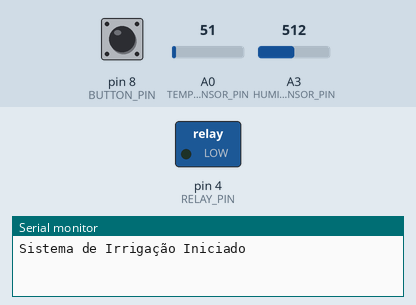
Recording of a sketch running on a simulated Arduino Uno, built with avr-gcc and run on an emulated ATmega328P. Shown: switched loads named in the sketch (green lamp = pin HIGH), the last lines printed to the serial monitor. Inputs (shaded band) come from the test bench; at power-on: pin 8 (BUTTON_PIN) HIGH, A3 (HUMIDITY_SENSOR_PIN) = 512, A0 (TEMPERATURE_SENSOR_PIN) = 51.

Above: at 1.2 s.
1.3 s: pin 8 (BUTTON_PIN) pulled LOW for 0.15 s
4.4 s: A3 (HUMIDITY_SENSOR_PIN) set to 598
7.4 s: A3 (HUMIDITY_SENSOR_PIN) set to 625
At 9.4 s:
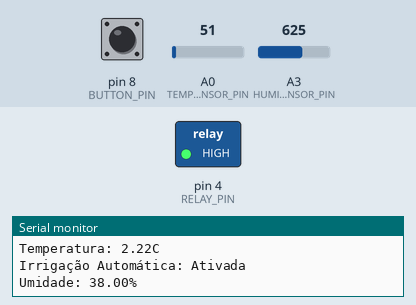
9.8 s: pin 8 (BUTTON_PIN) pulled LOW for 1 s
Timing chart, 0 to 12.8 s (numbered marks = the images above; inputs shaded):
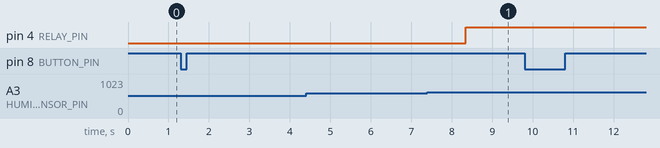

Measured:
- the behaviour switches between 613 and 614 on A3 (HUMIDITY_SENSOR_PIN) (found by bisection; images 0 and 1)
- after the input at 7.4 s, pin 4 (RELAY_PIN): LOW → HIGH after 0.95 s

The sketch:

arduino_irrigacao.ino
```cpp
#include <Wire.h>

#define RELAY_PIN 4
#define BUTTON_PIN 8
#define HUMIDITY_SENSOR_PIN A3
#define TEMPERATURE_SENSOR_PIN A0

unsigned long irrigationStartMillis = 0;
const unsigned long irrigationDuration = 10000;
bool manualOverride = true;

void setup() {
  pinMode(RELAY_PIN, OUTPUT);
  pinMode(BUTTON_PIN, INPUT);
  digitalWrite(RELAY_PIN, LOW);
  Serial.begin(9600);
  Serial.println("Sistema de Irrigação Iniciado");
}

void loop() {
  static bool lastButtonState = HIGH;
  bool currentButtonState = digitalRead(BUTTON_PIN);

  if (currentButtonState == LOW && lastButtonState == HIGH) {
    manualOverride = !manualOverride;
    digitalWrite(RELAY_PIN, manualOverride ? HIGH : LOW);
    Serial.println(manualOverride ? "Modo Manual: ON" : "Modo Manual: OFF");
    delay(2000);
  }
  lastButtonState = currentButtonState;

  if (!manualOverride) {
    float humidityPercentage = convertToRelativeHumidity(analogRead(HUMIDITY_SENSOR_PIN));
    float temperature = readTemperature();

    if (humidityPercentage < 40 && temperature < 35.0) {
      digitalWrite(RELAY_PIN, HIGH);
      Serial.println("Irrigação Automática: Ativada");
    } else {
      digitalWrite(RELAY_PIN, LOW);
      Serial.println("Irrigação Automática: Desativada");
    }

    Serial.print("Umidade: ");
    Serial.print(humidityPercentage);
    Serial.println("%");
    Serial.print("Temperatura: ");
    Serial.print(temperature);
    Serial.println("C");

    delay(1000);
  }
}

float convertToRelativeHumidity(int sensorValue) {
  float humidityPercentage = map(sensorValue, 1023, 0, 0, 100);
  return humidityPercentage;
}

float readTemperature() {
  int reading = analogRead(TEMPERATURE_SENSOR_PIN);
  float voltage = reading * 0.5 / 1150.0;
  float temperature = voltage * 100.0;
  return temperature;
}
```
